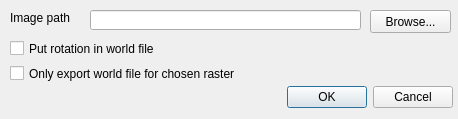
<?xml version="1.0" encoding="UTF-8"?>
<ui version="4.0">
 <class>ExportGeorefRasterDialog</class>
 <widget class="QDialog" name="ExportGeorefRasterDialog">
  <property name="geometry">
   <rect>
    <x>0</x>
    <y>0</y>
    <width>458</width>
    <height>119</height>
   </rect>
  </property>
  <property name="windowTitle">
   <string>Export georeferenced raster</string>
  </property>
  <widget class="QDialogButtonBox" name="buttonBox">
   <property name="geometry">
    <rect>
     <x>112</x>
     <y>81</y>
     <width>341</width>
     <height>32</height>
    </rect>
   </property>
   <property name="orientation">
    <enum>Qt::Horizontal</enum>
   </property>
   <property name="standardButtons">
    <set>QDialogButtonBox::Cancel|QDialogButtonBox::Ok</set>
   </property>
  </widget>
  <widget class="QLineEdit" name="lineEditImagePath">
   <property name="geometry">
    <rect>
     <x>90</x>
     <y>10</y>
     <width>271</width>
     <height>20</height>
    </rect>
   </property>
  </widget>
  <widget class="QPushButton" name="pushButtonBrowse">
   <property name="geometry">
    <rect>
     <x>370</x>
     <y>10</y>
     <width>81</width>
     <height>23</height>
    </rect>
   </property>
   <property name="text">
    <string>Browse...</string>
   </property>
  </widget>
  <widget class="QLabel" name="label">
   <property name="geometry">
    <rect>
     <x>10</x>
     <y>10</y>
     <width>71</width>
     <height>16</height>
    </rect>
   </property>
   <property name="text">
    <string>Image path</string>
   </property>
  </widget>
  <widget class="QCheckBox" name="checkBoxRotationMode">
   <property name="geometry">
    <rect>
     <x>10</x>
     <y>40</y>
     <width>247</width>
     <height>17</height>
    </rect>
   </property>
   <property name="toolTip">
    <string>&lt;html&gt;&lt;head/&gt;&lt;body&gt;&lt;p&gt;If checked, the raster will be exported as is and the world file will contain the rotation, scaling and translation. Some GIS software may not be able to georeference the raster correctly in this mode. If unchecked, the raster will be modified with the rotation and the scaling between axis and the world file will contain the rest of the transformation.&lt;/p&gt;&lt;/body&gt;&lt;/html&gt;</string>
   </property>
   <property name="text">
    <string>Put rotation in world file </string>
   </property>
  </widget>
  <widget class="QCheckBox" name="checkBoxOnlyWorldFile">
   <property name="geometry">
    <rect>
     <x>10</x>
     <y>65</y>
     <width>279</width>
     <height>17</height>
    </rect>
   </property>
   <property name="toolTip">
    <string>&lt;html&gt;&lt;head/&gt;&lt;body&gt;&lt;p&gt;If checked, only the world file will be exported and the chosen file will not be overwritten. The rotation will be included in the world file.&lt;/p&gt;&lt;/body&gt;&lt;/html&gt;</string>
   </property>
   <property name="text">
    <string>Only export world file for chosen raster</string>
   </property>
  </widget>
 </widget>
 <resources/>
 <connections>
  <connection>
   <sender>buttonBox</sender>
   <signal>accepted()</signal>
   <receiver>ExportGeorefRasterDialog</receiver>
   <slot>accept()</slot>
   <hints>
    <hint type="sourcelabel">
     <x>248</x>
     <y>254</y>
    </hint>
    <hint type="destinationlabel">
     <x>157</x>
     <y>274</y>
    </hint>
   </hints>
  </connection>
  <connection>
   <sender>buttonBox</sender>
   <signal>rejected()</signal>
   <receiver>ExportGeorefRasterDialog</receiver>
   <slot>reject()</slot>
   <hints>
    <hint type="sourcelabel">
     <x>316</x>
     <y>260</y>
    </hint>
    <hint type="destinationlabel">
     <x>286</x>
     <y>274</y>
    </hint>
   </hints>
  </connection>
 </connections>
</ui>
